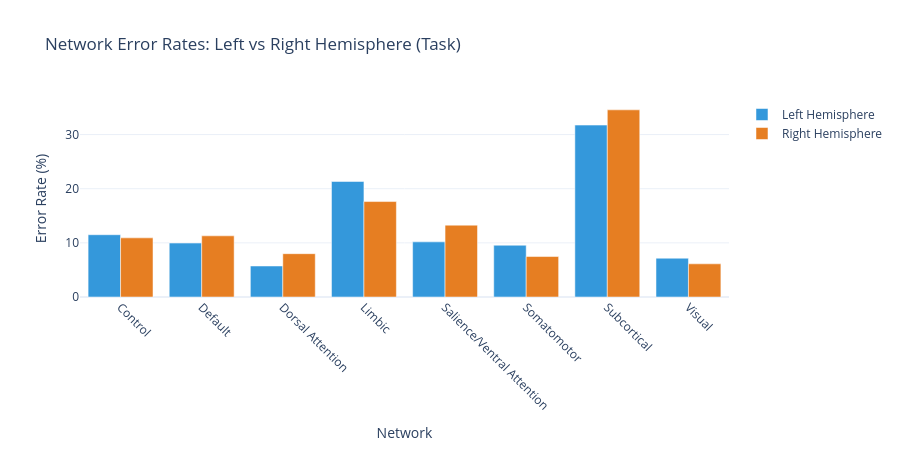

Notebook cell for this chart:
### Code cell
# Visualize hemisphere comparison
fig = go.Figure()

networks_list = network_comparison['Network'].tolist()

fig.add_trace(go.Bar(
    name='Left Hemisphere',
    x=networks_list,
    y=network_comparison['LH_Error_Rate'],
    marker_color='#3498db'
))

fig.add_trace(go.Bar(
    name='Right Hemisphere',
    x=networks_list,
    y=network_comparison['RH_Error_Rate'],
    marker_color='#e67e22'
))

fig.update_layout(
    title='Network Error Rates: Left vs Right Hemisphere (Task)',
    xaxis_title='Network',
    yaxis_title='Error Rate (%)',
    barmode='group',
    template='plotly_white',
    height=450, width=900,
    xaxis_tickangle=45
)

fig.show()

### Figure 1 — Plotly figure (JSON) as saved in the notebook; plotly's stock layout.template omitted (floating-point values rounded to 4 significant figures)
{"data": [{"marker": {"color": "#3498db"}, "name": "Left Hemisphere", "type": "bar", "x": ["Control", "Default", "Dorsal Attention", "Limbic", "Salience/Ventral Attention", "Somatomotor", "Subcortical", "Visual"], "y": [11.5, 9.962, 5.727, 21.33, 10.18, 9.562, 31.75, 7.167]}, {"marker": {"color": "#e67e22"}, "name": "Right Hemisphere", "type": "bar", "x": ["Control", "Default", "Dorsal Attention", "Limbic", "Salience/Ventral Attention", "Somatomotor", "Subcortical", "Visual"], "y": [10.92, 11.29, 8.0, 17.62, 13.27, 7.472, 34.56, 6.125]}], "layout": {"barmode": "group", "height": 450, "title": {"text": "Network Error Rates: Left vs Right Hemisphere (Task)"}, "width": 900, "xaxis": {"tickangle": 45, "title": {"text": "Network"}}, "yaxis": {"title": {"text": "Error Rate (%)"}}}}
